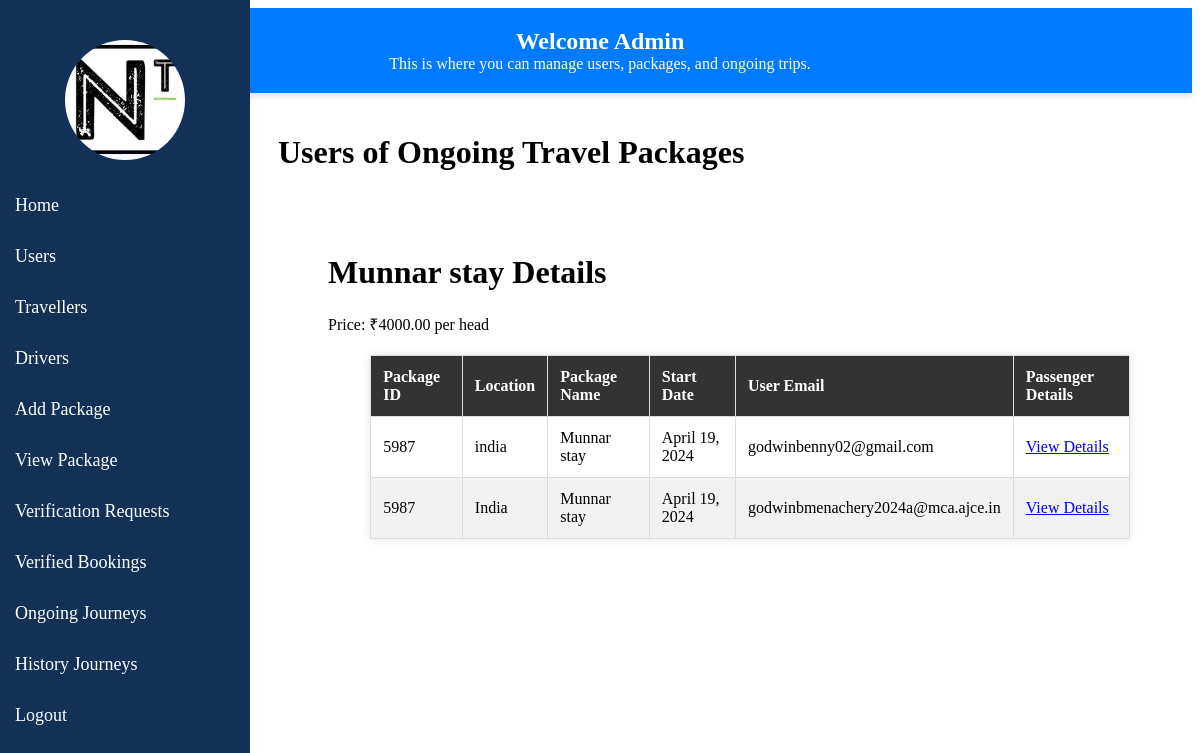
The app's page /ongoing_passengers/5987/ (signed in) with its own data.
### Niwi_Travels/models.py (models this page shows, shortened)
class TravelPackage(models.Model):
    STATUS_CHOICES = (
        ('Running', 'Running'),
        ('Paused', 'Paused'),
    )
    ACCOMMODATION_CHOICES = (
        ('Included', 'Included'),
        ('Excluded', 'Excluded'),
    )
    FEED_CHOICES = (
        ('Save', 'Save'),
        ('Post', 'Post'),
    )
    package_name = models.CharField(max_length=100)
    description = models.TextField()
    destination = models.CharField(max_length=100)
    duration = models.PositiveIntegerField()
    price = models.DecimalField(max_digits=10, decimal_places=2)
    start_date = models.DateField()
    end_date = models.DateField()
    accommodation = models.CharField(max_length=100, choices=ACCOMMODATION_CHOICES,default='Included')
    transportation = models.CharField(max_length=100)
    activities = models.TextField()
    inclusions = models.TextField()
    exclusions = models.TextField()
    images = models.ImageField(upload_to='package_images/')
    availability = models.PositiveIntegerField()
    booking_deadline = models.DateField()
    category = models.CharField(max_length=50)
    tags = models.CharField(max_length=100)
    cancellation_policy = models.TextField()
    status = models.CharField(max_length=10, choices=STATUS_CHOICES, default='Pending')
    feed = models.CharField(max_length=10, choices=FEED_CHOICES, default='Save')

class Traveller(models.Model):
    user = models.OneToOneField(User, on_delete=models.CASCADE, primary_key=True, related_name='traveller')
    first_name = models.CharField(max_length=30,null=True)
    last_name = models.CharField(max_length=30,null=True)
    phone_number = models.CharField(max_length=15, null=True)
    country = models.CharField(max_length=100, null=True)
    gender = models.CharField(max_length=10, null=True)
    profile_photo = models.ImageField(blank=True, null=True, upload_to='traveller_profile_photos/')

class User(AbstractUser):
    is_traveller = models.BooleanField(default=True)
    is_driver = models.BooleanField(default=False)

### Niwi_Travels/views.py (the view)
# urls.py: path('ongoing_passengers/<int:package_id>/', views.ongoing_passengers, name='ongoing_passengers'),
@login_required(login_url='log')
def ongoing_passengers(request, package_id):
    package = get_object_or_404(TravelPackage, id=package_id)
    bookings = Booking.objects.filter(package=package, status='Confirmed')
    unique_users = set()
    booking_details = []
    for booking in bookings:
        user_id = booking.user.id
        if user_id not in unique_users:
            user_info = {
                'package_id': booking.package.id,
                'location': booking.user.traveller.country,
                'package_name': booking.package.package_name,
                'start_date': booking.package.start_date,
                'user_email': booking.user.email,
                'passenger_details_url': reverse('passenger_count', args=[booking.id]),
                'verification_status': booking.status,
                'user_id': user_id,  # Add user id for the form action URL
            }
            booking_details.append(user_info)
            unique_users.add(user_id)
    items_per_page = 10
    paginator = Paginator(booking_details, items_per_page)
    page = request.GET.get('page')
    try:
        bookings = paginator.page(page)
    except PageNotAnInteger:
        bookings = paginator.page(1)
    except EmptyPage:
        bookings = paginator.page(paginator.num_pages)
    return render(request, 'ongoing_package_users.html', {'package': package, 'bookings': bookings})

### templates/ongoing_package_users.html (shortened to what this page needs)
{% load static %}
<!DOCTYPE html>
<html>
<head>
</head>
<body>
    <div class="sidebar">
        <div class="profile-picture"></div>
        <a href="/admins" id="logout-link">Home</a>
        <a href="{% url 'user_list' %}">Users </a>
        <a href="/travellers">Travellers</a>
        <a href="/drivers">Drivers</a>
        <a href="/upload_package">Add Package</a>
        <a href="/view-packages">View Package</a>
        <a href="/bookings">Verification Requests</a>
        <a href="/verified_bookings">Verified Bookings</a>
        <a href="/ongoing-bookings" id="logout-link">Ongoing Journeys</a>
        <a href="/history-bookings">History Journeys</a>
        <a href="/logout" id="logout-link">Logout</a>
    </div>
    <div class="navbar">
        <h1>Welcome Admin</h1>
        <p>This is where you can manage users, packages, and ongoing trips.</p>
    </div>
    <div class="main-content">
    <h1>Users of Ongoing Travel Packages</h1>
    </div>
    <div class="table-container">
    <div class="package-details">
        <h1>{{ package.package_name }} Details</h1>
        <p>Price: ₹{{ package.price }} per head</p>
    </div>
<div class="booking-details">
  <main>
    <table border="1">
        <thead>
            <tr>
                <th>Package ID</th>
                <th>Location</th>
                <th>Package Name</th>
                <th>Start Date</th>
                <th>User Email</th>
                <th>Passenger Details</th>
            </tr>
        </thead>
        <tbody>
            {% for booking in bookings %}
                <tr>
                    <td>{{ booking.package_id }}</td>
                    <td>{{ booking.location }}</td>
                    <td>{{ booking.package_name }}</td>
                    <td>{{ booking.start_date }}</td>
                    <td>{{ booking.user_email }}</td>
                    <td><a href="{{ booking.passenger_details_url }}">View Details</a></td>
                </tr>
            {% empty %}
                <tr>
                    <td colspan="8">No bookings found.</td>
                </tr>
            {% endfor %}
        </tbody>
    </table>
  </main>
</div>
</body>
</html>

### records on screen
TravelPackage: package_name "Munnar stay", price "4000.00", package_name "Munnar stay" "Munnar stay", start_date "April 19, 2024" "April 19, 2024"
Traveller: location "india"
User: user_email "godwinbenny02@gmail.com"
Traveller: location "India"
User: user_email "godwinbmenachery2024a@mca.ajce.in"

### other values on screen
{{ booking.package_id }} "5987" "5987"
